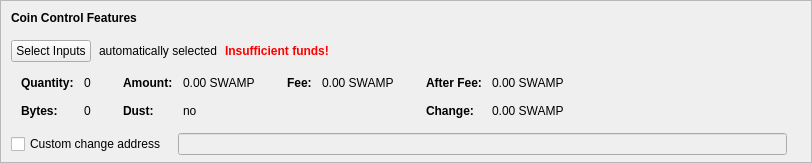
    <widget class="QFrame" name="frameCoinControl">
     <property name="sizePolicy">
      <sizepolicy hsizetype="Expanding" vsizetype="Expanding">
       <horstretch>0</horstretch>
       <verstretch>0</verstretch>
      </sizepolicy>
     </property>
     <property name="maximumSize">
      <size>
       <width>16777215</width>
       <height>16777215</height>
      </size>
     </property>
     <property name="frameShape">
      <enum>QFrame::StyledPanel</enum>
     </property>
     <property name="frameShadow">
      <enum>QFrame::Sunken</enum>
     </property>
     <layout class="QVBoxLayout" name="verticalLayoutCoinControl2">
      <property name="spacing">
       <number>0</number>
      </property>
      <property name="leftMargin">
       <number>0</number>
      </property>
      <property name="topMargin">
       <number>0</number>
      </property>
      <property name="rightMargin">
       <number>0</number>
      </property>
      <property name="bottomMargin">
       <number>6</number>
      </property>
      <item>
       <layout class="QVBoxLayout" name="verticalLayoutCoinControl" stretch="0,0,0,0,1">
        <property name="spacing">
         <number>0</number>
        </property>
        <property name="leftMargin">
         <number>10</number>
        </property>
        <property name="topMargin">
         <number>10</number>
        </property>
        <item>
         <layout class="QHBoxLayout" name="horizontalLayoutCoinControl1">
          <property name="bottomMargin">
           <number>15</number>
          </property>
          <item>
           <widget class="QLabel" name="labelCoinControlFeatures">
            <property name="sizePolicy">
             <sizepolicy hsizetype="Preferred" vsizetype="Maximum">
              <horstretch>0</horstretch>
              <verstretch>0</verstretch>
             </sizepolicy>
            </property>
            <property name="font">
             <font>
              <weight>75</weight>
              <bold>true</bold>
             </font>
            </property>
            <property name="styleSheet">
             <string notr="true">font-weight:bold;</string>
            </property>
            <property name="text">
             <string>Coin Control Features</string>
            </property>
           </widget>
          </item>
         </layout>
        </item>
        <item>
         <layout class="QHBoxLayout" name="horizontalLayoutCoinControl2" stretch="0,0,0,0">
          <property name="spacing">
           <number>8</number>
          </property>
          <property name="bottomMargin">
           <number>10</number>
          </property>
          <item>
           <widget class="QPushButton" name="pushButtonCoinControl">
            <property name="styleSheet">
             <string notr="true"/>
            </property>
            <property name="text">
             <string>Select Inputs</string>
            </property>
            <property name="autoDefault">
             <bool>false</bool>
            </property>
           </widget>
          </item>
          <item>
           <widget class="QLabel" name="labelCoinControlAutomaticallySelected">
            <property name="text">
             <string>automatically selected</string>
            </property>
            <property name="margin">
             <number>5</number>
            </property>
           </widget>
          </item>
          <item>
           <widget class="QLabel" name="labelCoinControlInsuffFunds">
            <property name="font">
             <font>
              <weight>75</weight>
              <bold>true</bold>
             </font>
            </property>
            <property name="styleSheet">
             <string notr="true">color:red;font-weight:bold;</string>
            </property>
            <property name="text">
             <string>Insufficient funds!</string>
            </property>
            <property name="margin">
             <number>5</number>
            </property>
           </widget>
          </item>
          <item>
           <spacer name="horizontalSpacerCoinControl">
            <property name="orientation">
             <enum>Qt::Horizontal</enum>
            </property>
            <property name="sizeHint" stdset="0">
             <size>
              <width>40</width>
              <height>1</height>
             </size>
            </property>
           </spacer>
          </item>
         </layout>
        </item>
        <item>
         <widget class="QWidget" name="widgetCoinControl" native="true">
          <property name="sizePolicy">
           <sizepolicy hsizetype="Preferred" vsizetype="Preferred">
            <horstretch>0</horstretch>
            <verstretch>0</verstretch>
           </sizepolicy>
          </property>
          <property name="minimumSize">
           <size>
            <width>0</width>
            <height>0</height>
           </size>
          </property>
          <property name="styleSheet">
           <string notr="true"/>
          </property>
          <layout class="QHBoxLayout" name="horizontalLayoutCoinControl5">
           <property name="leftMargin">
            <number>0</number>
           </property>
           <property name="topMargin">
            <number>0</number>
           </property>
           <property name="rightMargin">
            <number>0</number>
           </property>
           <property name="bottomMargin">
            <number>0</number>
           </property>
           <item>
            <layout class="QHBoxLayout" name="horizontalLayoutCoinControl3" stretch="0,0,0,1">
             <property name="spacing">
              <number>20</number>
             </property>
             <property name="topMargin">
              <number>0</number>
             </property>
             <property name="bottomMargin">
              <number>10</number>
             </property>
             <item>
              <layout class="QFormLayout" name="formLayoutCoinControl1">
               <property name="horizontalSpacing">
                <number>10</number>
               </property>
               <property name="verticalSpacing">
                <number>14</number>
               </property>
               <property name="leftMargin">
                <number>10</number>
               </property>
               <property name="topMargin">
                <number>4</number>
               </property>
               <property name="rightMargin">
                <number>6</number>
               </property>
               <item row="0" column="0">
                <widget class="QLabel" name="labelCoinControlQuantityText">
                 <property name="font">
                  <font>
                   <weight>75</weight>
                   <bold>true</bold>
                  </font>
                 </property>
                 <property name="text">
                  <string>Quantity:</string>
                 </property>
                 <property name="margin">
                  <number>0</number>
                 </property>
                </widget>
               </item>
               <item row="0" column="1">
                <widget class="QLabel" name="labelCoinControlQuantity">
                 <property name="cursor">
                  <cursorShape>IBeamCursor</cursorShape>
                 </property>
                 <property name="contextMenuPolicy">
                  <enum>Qt::ActionsContextMenu</enum>
                 </property>
                 <property name="text">
                  <string notr="true">0</string>
                 </property>
                 <property name="margin">
                  <number>0</number>
                 </property>
                 <property name="textInteractionFlags">
                  <set>Qt::LinksAccessibleByMouse|Qt::TextSelectableByKeyboard|Qt::TextSelectableByMouse</set>
                 </property>
                </widget>
               </item>
               <item row="1" column="0">
                <widget class="QLabel" name="labelCoinControlBytesText">
                 <property name="font">
                  <font>
                   <weight>75</weight>
                   <bold>true</bold>
                  </font>
                 </property>
                 <property name="text">
                  <string>Bytes:</string>
                 </property>
                </widget>
               </item>
               <item row="1" column="1">
                <widget class="QLabel" name="labelCoinControlBytes">
                 <property name="cursor">
                  <cursorShape>IBeamCursor</cursorShape>
                 </property>
                 <property name="contextMenuPolicy">
                  <enum>Qt::ActionsContextMenu</enum>
                 </property>
                 <property name="text">
                  <string notr="true">0</string>
                 </property>
                 <property name="textInteractionFlags">
                  <set>Qt::LinksAccessibleByMouse|Qt::TextSelectableByKeyboard|Qt::TextSelectableByMouse</set>
                 </property>
                </widget>
               </item>
              </layout>
             </item>
             <item>
              <layout class="QFormLayout" name="formLayoutCoinControl2">
               <property name="horizontalSpacing">
                <number>10</number>
               </property>
               <property name="verticalSpacing">
                <number>14</number>
               </property>
               <property name="leftMargin">
                <number>6</number>
               </property>
               <property name="topMargin">
                <number>4</number>
               </property>
               <property name="rightMargin">
                <number>6</number>
               </property>
               <item row="0" column="0">
                <widget class="QLabel" name="labelCoinControlAmountText">
                 <property name="font">
                  <font>
                   <weight>75</weight>
                   <bold>true</bold>
                  </font>
                 </property>
                 <property name="text">
                  <string>Amount:</string>
                 </property>
                 <property name="margin">
                  <number>0</number>
                 </property>
                </widget>
               </item>
               <item row="0" column="1">
                <widget class="QLabel" name="labelCoinControlAmount">
                 <property name="cursor">
                  <cursorShape>IBeamCursor</cursorShape>
                 </property>
                 <property name="contextMenuPolicy">
                  <enum>Qt::ActionsContextMenu</enum>
                 </property>
                 <property name="text">
                  <string notr="true">0.00 SWAMP</string>
                 </property>
                 <property name="textInteractionFlags">
                  <set>Qt::LinksAccessibleByMouse|Qt::TextSelectableByKeyboard|Qt::TextSelectableByMouse</set>
                 </property>
                </widget>
               </item>
               <item row="1" column="0">
                <widget class="QLabel" name="labelCoinControlLowOutputText">
                 <property name="font">
                  <font>
                   <weight>75</weight>
                   <bold>true</bold>
                  </font>
                 </property>
                 <property name="text">
                  <string>Dust:</string>
                 </property>
                </widget>
               </item>
               <item row="1" column="1">
                <widget class="QLabel" name="labelCoinControlLowOutput">
                 <property name="cursor">
                  <cursorShape>IBeamCursor</cursorShape>
                 </property>
                 <property name="contextMenuPolicy">
                  <enum>Qt::ActionsContextMenu</enum>
                 </property>
                 <property name="text">
                  <string notr="true">no</string>
                 </property>
                 <property name="textInteractionFlags">
                  <set>Qt::LinksAccessibleByMouse|Qt::TextSelectableByKeyboard|Qt::TextSelectableByMouse</set>
                 </property>
                </widget>
               </item>
              </layout>
             </item>
             <item>
              <layout class="QFormLayout" name="formLayoutCoinControl3">
               <property name="horizontalSpacing">
                <number>10</number>
               </property>
               <property name="verticalSpacing">
                <number>14</number>
               </property>
               <property name="leftMargin">
                <number>6</number>
               </property>
               <property name="topMargin">
                <number>4</number>
               </property>
               <property name="rightMargin">
                <number>6</number>
               </property>
               <item row="0" column="0">
                <widget class="QLabel" name="labelCoinControlFeeText">
                 <property name="font">
                  <font>
                   <weight>75</weight>
                   <bold>true</bold>
                  </font>
                 </property>
                 <property name="text">
                  <string>Fee:</string>
                 </property>
                 <property name="margin">
                  <number>0</number>
                 </property>
                </widget>
               </item>
               <item row="0" column="1">
                <widget class="QLabel" name="labelCoinControlFee">
                 <property name="cursor">
                  <cursorShape>IBeamCursor</cursorShape>
                 </property>
                 <property name="contextMenuPolicy">
                  <enum>Qt::ActionsContextMenu</enum>
                 </property>
                 <property name="text">
                  <string notr="true">0.00 SWAMP</string>
                 </property>
                 <property name="textInteractionFlags">
                  <set>Qt::LinksAccessibleByMouse|Qt::TextSelectableByKeyboard|Qt::TextSelectableByMouse</set>
                 </property>
                </widget>
               </item>
             </layout>
             </item>
             <item>
              <layout class="QFormLayout" name="formLayoutCoinControl4">
               <property name="horizontalSpacing">
                <number>10</number>
               </property>
               <property name="verticalSpacing">
                <number>14</number>
               </property>
               <property name="leftMargin">
                <number>6</number>
               </property>
               <property name="topMargin">
                <number>4</number>
               </property>
               <property name="rightMargin">
                <number>6</number>
               </property>
               <item row="0" column="0">
                <widget class="QLabel" name="labelCoinControlAfterFeeText">
                 <property name="font">
                  <font>
                   <weight>75</weight>
                   <bold>true</bold>
                  </font>
                 </property>
                 <property name="text">
                  <string>After Fee:</string>
                 </property>
                 <property name="margin">
                  <number>0</number>
                 </property>
                </widget>
               </item>
               <item row="0" column="1">
                <widget class="QLabel" name="labelCoinControlAfterFee">
                 <property name="cursor">
                  <cursorShape>IBeamCursor</cursorShape>
                 </property>
                 <property name="contextMenuPolicy">
                  <enum>Qt::ActionsContextMenu</enum>
                 </property>
                 <property name="text">
                  <string notr="true">0.00 SWAMP</string>
                 </property>
                 <property name="textInteractionFlags">
                  <set>Qt::LinksAccessibleByMouse|Qt::TextSelectableByKeyboard|Qt::TextSelectableByMouse</set>
                 </property>
                </widget>
               </item>
               <item row="1" column="0">
                <widget class="QLabel" name="labelCoinControlChangeText">
                 <property name="font">
                  <font>
                   <weight>75</weight>
                   <bold>true</bold>
                  </font>
                 </property>
                 <property name="text">
                  <string>Change:</string>
                 </property>
                </widget>
               </item>
               <item row="1" column="1">
                <widget class="QLabel" name="labelCoinControlChange">
                 <property name="cursor">
                  <cursorShape>IBeamCursor</cursorShape>
                 </property>
                 <property name="contextMenuPolicy">
                  <enum>Qt::ActionsContextMenu</enum>
                 </property>
                 <property name="text">
                  <string notr="true">0.00 SWAMP</string>
                 </property>
                 <property name="textInteractionFlags">
                  <set>Qt::LinksAccessibleByMouse|Qt::TextSelectableByKeyboard|Qt::TextSelectableByMouse</set>
                 </property>
                </widget>
               </item>
              </layout>
             </item>
            </layout>
           </item>
          </layout>
         </widget>
        </item>
        <item>
         <layout class="QHBoxLayout" name="horizontalLayoutCoinControl4" stretch="0,0,0">
          <property name="spacing">
           <number>12</number>
          </property>
          <property name="sizeConstraint">
           <enum>QLayout::SetDefaultConstraint</enum>
          </property>
          <property name="topMargin">
           <number>5</number>
          </property>
          <property name="rightMargin">
           <number>5</number>
          </property>
          <item>
           <widget class="QCheckBox" name="checkBoxCoinControlChange">
            <property name="toolTip">
             <string>If this is activated, but the change address is empty or invalid, change will be sent to a newly generated address.</string>
            </property>
            <property name="text">
             <string>Custom change address</string>
            </property>
           </widget>
          </item>
          <item>
           <widget class="QValidatedLineEdit" name="lineEditCoinControlChange">
            <property name="enabled">
             <bool>false</bool>
            </property>
            <property name="sizePolicy">
             <sizepolicy hsizetype="Expanding" vsizetype="Fixed">
              <horstretch>0</horstretch>
              <verstretch>0</verstretch>
             </sizepolicy>
            </property>
           </widget>
          </item>
          <item>
           <widget class="QLabel" name="labelCoinControlChangeLabel">
            <property name="sizePolicy">
             <sizepolicy hsizetype="Preferred" vsizetype="Expanding">
              <horstretch>0</horstretch>
              <verstretch>0</verstretch>
             </sizepolicy>
            </property>
            <property name="minimumSize">
             <size>
              <width>0</width>
              <height>0</height>
             </size>
            </property>
            <property name="text">
             <string/>
            </property>
            <property name="margin">
             <number>3</number>
            </property>
           </widget>
          </item>
         </layout>
        </item>
        <item>
         <spacer name="verticalSpacerCoinControl">
          <property name="orientation">
           <enum>Qt::Vertical</enum>
          </property>
          <property name="sizeHint" stdset="0">
           <size>
            <width>800</width>
            <height>1</height>
           </size>
          </property>
         </spacer>
        </item>
       </layout>
      </item>
     </layout>
    </widget>
